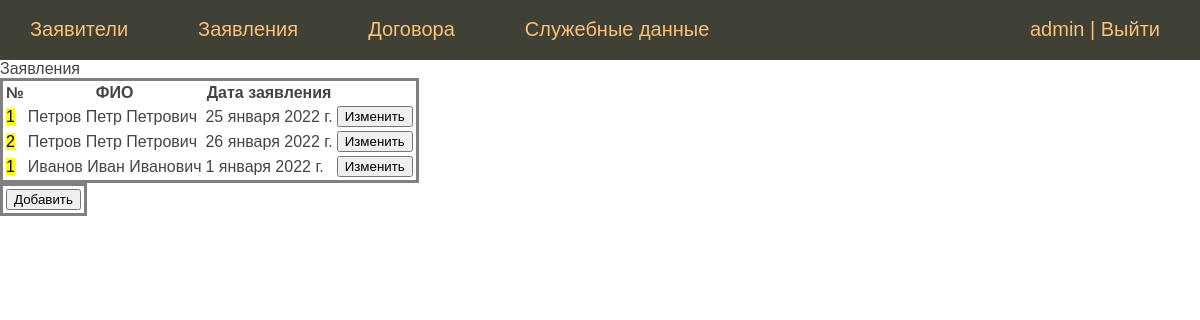
/statements_list/ (signed in), run on the app's committed database.
### sobnushdi/models.py (models this page shows, shortened)
class Statement(models.Model):
    number_statement = models.PositiveSmallIntegerField(verbose_name='Номер заявления')
    date = models.DateField(blank=True, null=True, verbose_name='Дата заявления')
    address = models.ForeignKey(HeatedPremise, on_delete=models.SET_NULL,
                                null=True, verbose_name='Адрес отапливаемого помещения')
    person = models.ForeignKey(Person, on_delete=models.CASCADE, blank=True, null=True, verbose_name='Заявитель')
    class Meta:
        verbose_name = 'Заявление'
        verbose_name_plural = 'Заявления'

### person/models.py (models this page shows)
class Person(models.Model):
    second_name = models.CharField(max_length=50, verbose_name='Фамилия')
    first_name = models.CharField(max_length=50, verbose_name='Имя')
    patronymic = models.CharField(max_length=50, blank=True, null=True, verbose_name='Отчество')
    date_of_bird = models.DateField(blank=True, null=True, verbose_name='Дата рождения')
    phone_number = models.IntegerField(max_length=11, blank=True, null=True, verbose_name='Телефон')
    residence_address = models.OneToOneField(ResidenceAddress, on_delete=models.CASCADE,
                                             blank=True, null=True, verbose_name='Адрес проживания')
    passport = models.OneToOneField(Passport, on_delete=models.CASCADE,
                                    blank=True, null=True, verbose_name='паспортные данные')
    def __str__(self):
        a = str(self.second_name)+' '+str(self.first_name)+' '+str(self.patronymic)
        return a
    class Meta:
        verbose_name = 'ФИО'
        verbose_name_plural = 'ФИО'

### sobnushdi/views.py (the view)
# urls.py: path('statements_list/', StatementsView.as_view(), name='statements_list'),
class StatementsView(ListView):
    model = Statement
    template_name = 'sobnushdi/statement_list.html'
    context_object_name = 'statements'
    paginate_by = 100
    def get_context_data(self, *, object_list=None, **kwargs):
        context = super().get_context_data(**kwargs)
        context['title'] = 'Заявления'
        return context

### sobnushdi/templates/sobnushdi/statement_list.html
{% extends 'sobnushdi/base.html' %}
{% block content %}
{% if request.user.is_authenticated %}
{{title}}
<table>
    <tr>
        <th>№</th>
        <th>ФИО</th>
        <th>Дата заявления</th>
    </tr>
{% for stat in statements %}
    <tr>
        <td><mark> {{ stat.number_statement }}</mark></td>
        <td> {{ stat.person }}</td>
        <td> {{ stat.date }}</td>
        <td>
            <form action="{% url 'statement_mod' pk=stat.pk %}">
                <button type="submit">Изменить</button>
            </form>
        </td>
</tr>
    {% endfor %}
</table>
<table>
<tr>
    <td><form action="{% url 'statement_add' %}">
        <button type="submit">Добавить</button></form></td>
</tr>
</table>
{% else %}
<p>Авторизуйтесь</p>
 {% endif %}
{% endblock %}

### sobnushdi/templates/sobnushdi/base.html (shortened to what this page needs)
{% load static %}
<!DOCTYPE html>
    <html>
    <head>
        <link type="text/css" href="{% static 'les/css/styles.css' %}" rel="stylesheet" />
    </head>
    <body>
     {% block mainmenu %}
     <div class="header">
         <ul id="mainmenu" class="mainmenu">
             {% if request.user.is_authenticated %}
                <li><a href="{% url 'persons_list' %}">Заявители</a></li>
                <li><a href="{% url 'statements_list' %}">Заявления</a></li>
                <li><a href="{% url 'contracts_list' %}">Договора</a></li>
                <li><a href="#">Служебные данные</a></li>
                <li class="last">{{ user.username }} | <a href="{% url 'logout' %}">Выйти</a></li>
             {% else %}
                <div>
                    <li class="last">
                        <a href="{% url 'register' %}">Регистрация</a> | <a href="{% url 'login' %}">Войти</a>
                    </li>
                </div>
             {% endif %}
         </ul>
     </div>
     {% endblock %}
        {% block content  %}
        {% endblock %}
    </body>
    </html>

### person/static/les/css/styles.css (style rules this page uses)
html, body { font-family: 'Arial'; margin: 0; padding: 0; height: 100%; width: 100%; color: #444; }
a { color: #fdc073; text-decoration: none; }
.header { background: #3F4137; height: 60px; }
ul.mainmenu { list-style: none; margin: 0; padding: 0; height: 60px; color: #fdc073; font-size: 20px; overflow: hidden; }
ul.mainmenu li { float: left; margin: 18px 40px 0 30px; }
ul.mainmenu li.last { float: right; }
ul.mainmenu li a { color: #fdc073; text-decoration: none; }
table { border: 3px solid grey; }

### data on the page
Statement: number_statement "1", person "Петров Петр Петрович", date "25 января 2022 г."
Statement: number_statement "2", person "Петров Петр Петрович", date "26 января 2022 г."
Statement: number_statement "1", person "Иванов Иван Иванович", date "1 января 2022 г."

### other printed values
{{ user.username }} "admin"
{{ title }} "Заявления"
